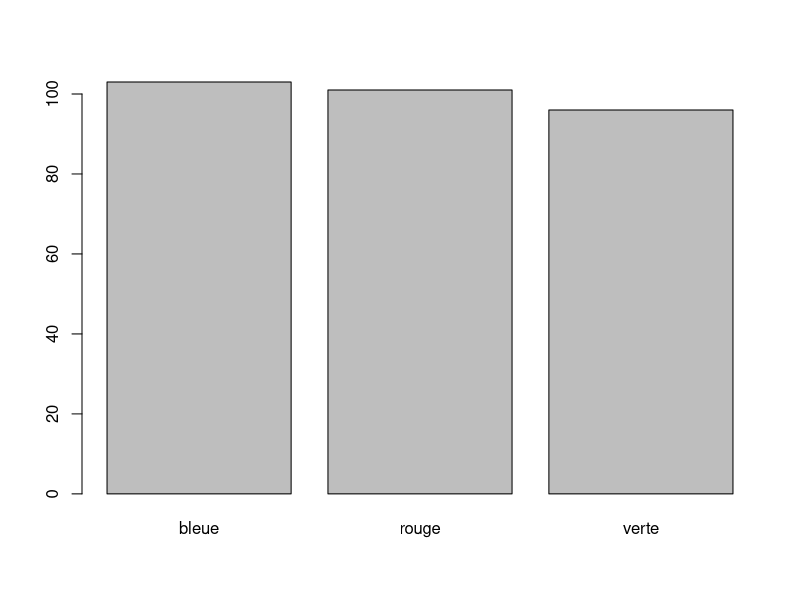

Source code (R):
## ---- chunk 1
set.seed(12890926)                     ## Reproductibilité

boules <- c("rouge", "bleue", "verte") ## Boules dans l'urne

n_exp <- 300                           ## Nombre de fois où je fais l'expérience

echantillon <- sample(boules,          ## échantillonne les boules
                      n_exp,           ## n_exp fois
                      replace = TRUE)  ## avec remise
## ---- chunk 2
res <- table(echantillon)             ## Résumé de l'échantillon
res
## ---- chunk 3
barplot(res)                          ## Diagramme en bar
